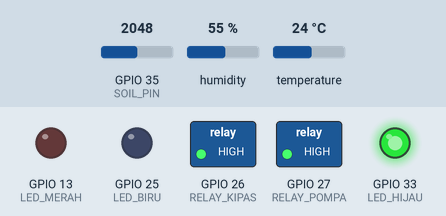
Simulated run of this sketch. Board: ESP32. Parts: switched loads named in the sketch (green lamp = pin HIGH), output pins drawn as LEDs (lit = HIGH). Inputs (shaded band) come from the test bench; at power-on: temperature 24 °C, GPIO 35 (SOIL_PIN) = 2048, humidity 55 %. What the sketch prints to the serial monitor is not drawn.

Above: at 5.2 s.
5.3 s: temperature set to 29.3 °C
7.9 s: temperature set to 30.8 °C
At 8.9 s:
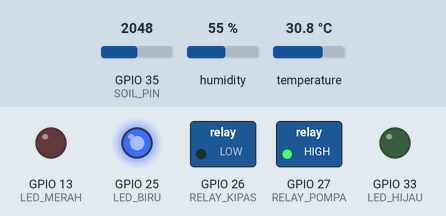
10.5 s: GPIO 35 (SOIL_PIN) set to 2474
13.2 s: GPIO 35 (SOIL_PIN) set to 2550
At 14.8 s:
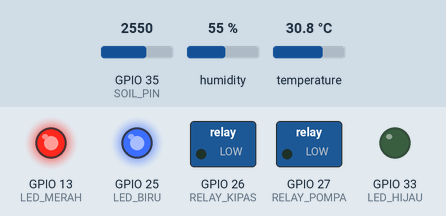
15.8 s: temperature set to 28.7 °C
18.4 s: temperature set to 27.2 °C
At 20.7 s:
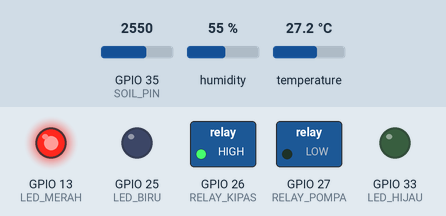
Timing chart, 0 to 22.2 s (numbered marks = the images above; inputs shaded):
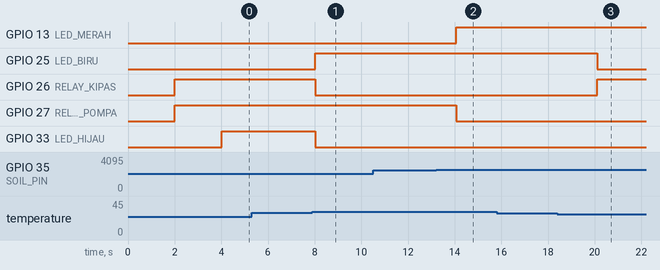

The sketch:

smart-greenhouse.ino
```cpp
// ============================================
// SMART GREENHOUSE - FINAL CODE
// Sensor  : DHT22 + Potensiometer
// Aktuator: Relay Kipas + Relay Pompa + 3 LED
// ============================================

#include "DHT.h"

// ---------- PIN ----------
#define DHTPIN       32   // DHT22 → D15
#define DHTTYPE      DHT22
#define SOIL_PIN     35    // Potensiometer → D2

#define RELAY_KIPAS  26    // Relay kipas → D5
#define RELAY_POMPA  27   // Relay pompa (sanyo) → D18

#define LED_HIJAU    33    // LED Hijau → D4
#define LED_BIRU     25   // LED Biru → D16
#define LED_MERAH    13   // LED Merah → D17

// ---------- AMBANG BATAS ----------
const float TEMP_ON       = 30.0;   // Suhu kipas nyala
const float TEMP_OFF      = 28.0;   // Suhu kipas mati (hysteresis 2°C)
const int   SOIL_KERING   = 2500;   // ADC tanah kering (pompa nyala)
const int   SOIL_BASAH    = 1500;   // ADC tanah basah (pompa mati)

DHT dht(DHTPIN, DHTTYPE);

// State
bool kipasON = false;
bool pompaON = false;

void setup() {
  Serial.begin(115200);
  delay(2000);
  Serial.println("\n=== SMART GREENHOUSE ===");

  pinMode(RELAY_KIPAS, OUTPUT);
  pinMode(RELAY_POMPA, OUTPUT);
  pinMode(LED_MERAH, OUTPUT);
  pinMode(LED_BIRU,  OUTPUT);
  pinMode(LED_HIJAU, OUTPUT);

  // Semua OFF dulu (relay active LOW)
  digitalWrite(RELAY_KIPAS, HIGH);
  digitalWrite(RELAY_POMPA, HIGH);
  digitalWrite(LED_MERAH, LOW);
  digitalWrite(LED_BIRU,  LOW);
  digitalWrite(LED_HIJAU, LOW);

  dht.begin();
  delay(2000);

  Serial.println("SISTEM SIAP\n");
}

void loop() {
  // ---------- BACA SENSOR ----------
  float suhu   = dht.readTemperature();
  float lembab = dht.readHumidity();
  int   soil   = analogRead(SOIL_PIN);

  if (isnan(suhu) || isnan(lembab)) {
    Serial.println("[ERROR] DHT22 gagal!");
    delay(2000);
    return;
  }

  Serial.println("─────────────────────");
  Serial.printf("Suhu   : %.1f C\n", suhu);
  Serial.printf("Lembab : %.1f %%\n", lembab);
  Serial.printf("Tanah  : %d\n", soil);

  // ---------- LOGIKA KIPAS (hysteresis) ----------
  if (suhu > TEMP_ON)       kipasON = true;
  else if (suhu < TEMP_OFF) kipasON = false;
  digitalWrite(RELAY_KIPAS, kipasON ? LOW : HIGH);

  // ---------- LOGIKA POMPA (hysteresis) ----------
  if (soil > SOIL_KERING)      pompaON = true;
  else if (soil < SOIL_BASAH)  pompaON = false;
  digitalWrite(RELAY_POMPA, pompaON ? LOW : HIGH);

  // ---------- LOGIKA LED ----------
  if (!kipasON && !pompaON) {
    // Normal
    digitalWrite(LED_HIJAU, HIGH);
    digitalWrite(LED_MERAH, LOW);
    digitalWrite(LED_BIRU,  LOW);
    Serial.println("Status : NORMAL (LED Hijau)");
  } else if (kipasON && !pompaON) {
    // Kipas saja
    digitalWrite(LED_HIJAU, LOW);
    digitalWrite(LED_MERAH, LOW);
    digitalWrite(LED_BIRU,  HIGH);
    Serial.println("Status : KIPAS ON (LED Biru)");
  } else if (!kipasON && pompaON) {
    // Pompa saja
    digitalWrite(LED_HIJAU, LOW);
    digitalWrite(LED_MERAH, HIGH);
    digitalWrite(LED_BIRU,  LOW);
    Serial.println("Status : POMPA ON (LED Merah)");
  } else {
    // Dua-duanya
    digitalWrite(LED_HIJAU, LOW);
    digitalWrite(LED_MERAH, HIGH);
    digitalWrite(LED_BIRU,  HIGH);
    Serial.println("Status : KIPAS + POMPA ON");
  }

  delay(2000);
}
```

Measured:
- the behaviour switches between 30 and 30.1 °C on temperature (found by bisection; images 0 and 1)
- the behaviour switches between 2500 and 2501 on GPIO 35 (SOIL_PIN) (found by bisection; images 1 and 2)
- the behaviour switches between 28 and 27.9 °C on temperature (found by bisection; images 2 and 3)
- after the input at 5.3 s, every drawn part: stays the same
- after the input at 7.9 s, GPIO 25 (LED_BIRU): LOW → HIGH after 0.13 s; GPIO 26 (RELAY_KIPAS), GPIO 33 (LED_HIJAU): HIGH → LOW after 0.13 s
- after the input at 10.5 s, every drawn part: stays the same
- after the input at 13.2 s, GPIO 13 (LED_MERAH): LOW → HIGH after 0.87 s; GPIO 27 (RELAY_POMPA): HIGH → LOW after 0.87 s
- after the input at 15.8 s, every drawn part: stays the same
- after the input at 18.4 s, GPIO 25 (LED_BIRU): HIGH → LOW after 1.7 s; GPIO 26 (RELAY_KIPAS): LOW → HIGH after 1.7 s
